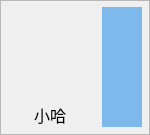
      <widget class="QFrame" name="frame_2">
       <property name="geometry">
        <rect>
         <x>0</x>
         <y>0</y>
         <width>150</width>
         <height>135</height>
        </rect>
       </property>
       <property name="styleSheet">
        <string notr="true">#frame_2{
background-color:rgb(125,186,235);
border-width: 1px;border-style: solid;border-color: rgb(0, 255,255);
}</string>
       </property>
       <property name="frameShape">
        <enum>QFrame::StyledPanel</enum>
       </property>
       <property name="frameShadow">
        <enum>QFrame::Raised</enum>
       </property>
       <widget class="QPushButton" name="book_pushButton">
        <property name="geometry">
         <rect>
          <x>102</x>
          <y>87</y>
          <width>40</width>
          <height>40</height>
         </rect>
        </property>
        <property name="mouseTracking">
         <bool>true</bool>
        </property>
        <property name="styleSheet">
         <string notr="true">QPushButton{
  background-color:rgb(125,186,235);
  color:white;
  border:transparent;
}
QPushButton:hover{background-color:rgb(113,120,205);}
QPushButton:pressed{background-color:rgb(65,46,176);}</string>
        </property>
        <property name="text">
         <string/>
        </property>
        <property name="iconSize">
         <size>
          <width>12</width>
          <height>12</height>
         </size>
        </property>
       </widget>
       <widget class="QLabel" name="label_4">
        <property name="geometry">
         <rect>
          <x>5</x>
          <y>100</y>
          <width>90</width>
          <height>30</height>
         </rect>
        </property>
        <property name="font">
         <font>
          <family>华文行楷</family>
          <pointsize>12</pointsize>
         </font>
        </property>
        <property name="text">
         <string>小哈</string>
        </property>
        <property name="alignment">
         <set>Qt::AlignCenter</set>
        </property>
       </widget>
       <widget class="QPushButton" name="menu_pushButton">
        <property name="geometry">
         <rect>
          <x>102</x>
          <y>47</y>
          <width>40</width>
          <height>40</height>
         </rect>
        </property>
        <property name="mouseTracking">
         <bool>true</bool>
        </property>
        <property name="styleSheet">
         <string notr="true">QPushButton{
  background-color:rgb(125,186,235);
  color:white;
  border:transparent;
}
QPushButton:hover{background-color:rgb(113,120,205);}
QPushButton:pressed{background-color:rgb(65,46,176);}</string>
        </property>
        <property name="text">
         <string/>
        </property>
        <property name="iconSize">
         <size>
          <width>12</width>
          <height>12</height>
         </size>
        </property>
       </widget>
       <widget class="QPushButton" name="set_pushButton">
        <property name="geometry">
         <rect>
          <x>102</x>
          <y>7</y>
          <width>40</width>
          <height>40</height>
         </rect>
        </property>
        <property name="mouseTracking">
         <bool>true</bool>
        </property>
        <property name="styleSheet">
         <string notr="true">QPushButton{
  background-color:rgb(125,186,235);
  color:white;
  border:transparent;
}
QPushButton:hover{background-color:rgb(113,120,205);}
QPushButton:pressed{background-color:rgb(65,46,176);}</string>
        </property>
        <property name="text">
         <string/>
        </property>
        <property name="iconSize">
         <size>
          <width>12</width>
          <height>12</height>
         </size>
        </property>
       </widget>
      </widget>
